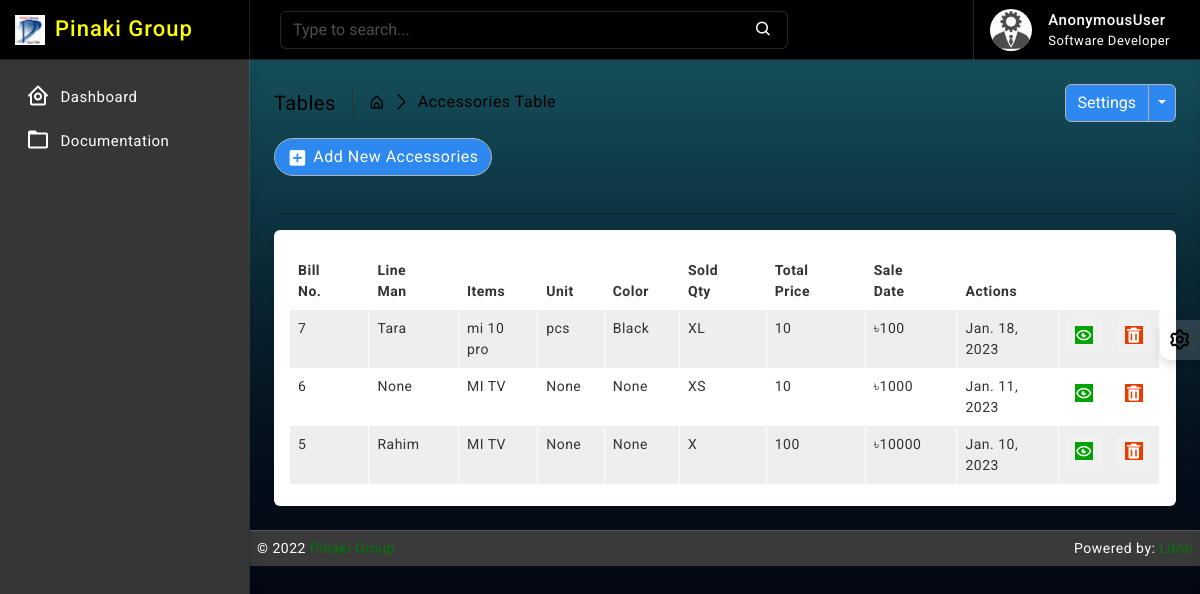
Before: /acces_requisition/ with the older database file.
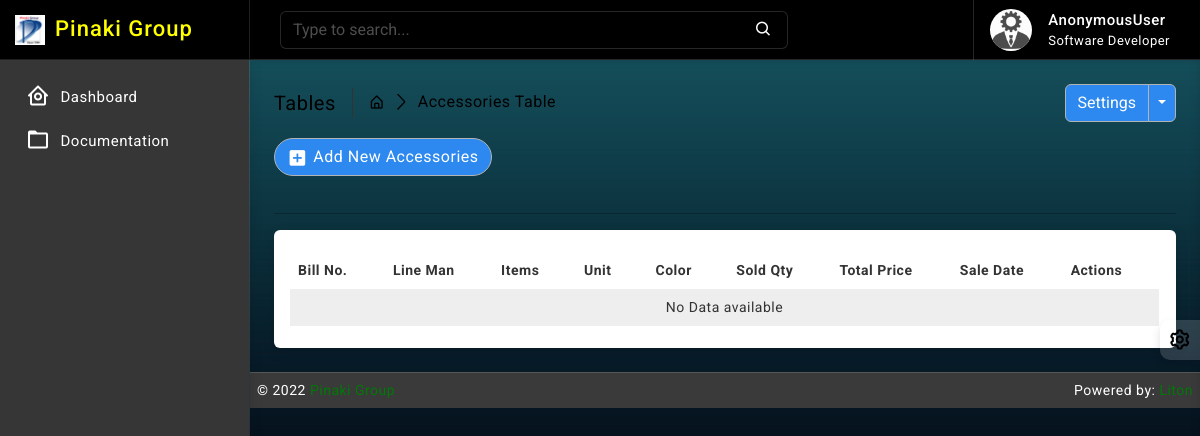
After: the same page with the newer database file.
### acces_requisition/models.py (models this page shows, shortened)
class AccesRequisitionBill(models.Model):
    billno = models.AutoField(primary_key=True)
    time = models.DateTimeField(auto_now=True)
    name = models.CharField(max_length=64, null=True, unique=True, blank=True)
    sr_designation = models.ForeignKey(StoreReceiver, on_delete=models.CASCADE, blank=False)
    order_no = models.CharField(max_length=32, null=True, blank=True)
    style_no = models.CharField(max_length=32, null=True, blank=True)
    line_no = models.CharField(max_length=32, null=True, blank=True)
    card_no = models.CharField(max_length=32, null=True, blank=True)
    date = models.DateField(default= now)
    supply_qty = models.PositiveIntegerField(default=1)
    remarks = models.TextField()
    def get_items_list(self):
        return AccesRequisitionItem.objects.filter(billno=self)
    def get_total_price(self):
        ar_items = AccesRequisitionItem.objects.filter(billno=self)
        total = 0
        for item in ar_items:
            total += item.totalprice
        return total

class AccesRequisitionItem(models.Model):
    billno = models.ForeignKey(AccesRequisitionBill, on_delete = models.CASCADE, related_name='ar_billno')
    stock = models.ForeignKey(Stock, on_delete = models.CASCADE, related_name='ar_item')
    quantity = models.IntegerField(default=1)
    unit_price = models.IntegerField(default=1)
    totalprice = models.IntegerField(default=1)
    UOM = (
        ('', 'Select'),
        ('kg', 'kg'),
        ('miter', 'miter'),
        ('yard', 'yard'),
        ('pcs', 'pcs'),
        ('pound', 'pound'),
        ('g', 'g'),
        ('gg', 'gg'),
        ('litre', 'litre'),
        ('dg', 'dg'),
        ('1000 pcs', '1000 pcs'),
    )
    uom = models.CharField(max_length=64, null=True, blank=False, choices=UOM)
    acces_color = models.CharField(max_length=64, blank=True, null=True)
    size = models.CharField(max_length=64, null=True, unique=True, blank=True)

### stock/models.py (models this page shows, shortened)
class Stock(models.Model):
    id = models.AutoField(primary_key=True)
    category = models.ForeignKey(Category, on_delete=models.CASCADE, blank=False)
    name = models.CharField(max_length=30, unique=True)
    quantity = models.IntegerField(default=1)
    is_deleted = models.BooleanField(default=False)

### acces_requisition/views.py (the view)
# urls.py: path('', views.AccesRView.as_view(), name='ar_read'),
class AccesRView(ListView):
    model = AccesRequisitionBill
    template_name = 'acces_requisition/read.html'
    context_object_name = 'bills'
    ordering = ['-time']

### templates/acces_requisition/read.html (shortened to what the changed rows need)
{% extends 'base/base.html' %}
{% block body %}
{% load static %}
		<div class="page-wrapper">
			<div class="page-content">
                <div class="ms-auto"><a href="/acces_requisition/create/" class="btn btn-light radius-30 mt-2 mt-lg-0"><i class="bx bxs-plus-square"></i>Add New Accessories</a></div><br>
				<div class="card">
					<div class="card-body">
						<div class="table-responsive">
							<table id="example2" class="table table-striped table-bordered">
								<thead>
									<tr>
										<th>Bill No.</th>
										<th>Line Man</th>
                                        <th>Items</th>
										<th>Unit</th>
										<th>Color</th>
                                        <th>Sold Qty</th>
                                        <th>Total Price</th>
                                        <th>Sale Date</th>
										<th>Actions</th>
									</tr>
								</thead>
								<tbody>
									{% for data in bills %}
									<tr>
                                        <td> <p>{{ data.billno }}</p> </td>
                                        <td class=""> {{ data.name }} <br>
                                        </td>
                                        <td>
                                            {% for item in data.get_items_list %}
                                                {{ item.stock.name }} <br>
                                            {% endfor %}
                                        </td>
										<td>
                                            {% for item in data.get_items_list %}
                                                {{ item.uom }} <br>
                                            {% endfor %}
                                        </td>
										<td>
                                            {% for item in data.get_items_list %}
                                                {{ item.acces_color }} <br>
                                            {% endfor %}
                                        </td>
										<td>
                                            {% for item in data.get_items_list %}
                                                {{ item.size }} <br>
                                            {% endfor %}
                                        </td>
                                        <td>
                                            {% for item in data.get_items_list %}
                                                {{ item.quantity }} <br>
                                            {% endfor %}
                                        </td>
                                        <td>৳{{ data.get_total_price }}</td>
                                        <td>{{ data.time.date }}</td>
									   <td class="center">
										<div class="d-flex order-actions">
											<a class="" href="{% url 'ar_bill' data.billno %}">
												<i class="fadeIn animated bx bx-show-alt"></i>
											</a>
											<a class="ms-3" href="{% url 'ar_delete' data.billno %}">
												<i class='bx bxs-trash'></i>
											</a>
										</div>
									   </td>
									</tr>
								 {% endfor %}
								 {% if not bills %}
								 <tr>
									 <td colspan="10" class="text-center">No Data available</td>
								 </tr>
								 {% endif %}
								</tbody>
							</table>
						</div>
					</div>
				</div>
			</div>
		</div>
{% endblock body %}

Changed rows visible on the page:
removed AccesRequisitionBill: billno "7", name "Tara", get_total_price "100", time "Jan. 18, 2023"
removed AccesRequisitionItem: stock.name "mi 10 pro", uom "pcs", acces_color "Black", size "XL", quantity "10"
removed AccesRequisitionBill: billno "6", name "None", get_total_price "1000", time "Jan. 11, 2023"
removed AccesRequisitionItem: stock.name "MI TV", uom "None", acces_color "None", size "XS", quantity "10"
removed AccesRequisitionBill: billno "5", name "Rahim", get_total_price "10000", time "Jan. 10, 2023"
removed AccesRequisitionItem: stock.name "MI TV", uom "None", acces_color "None", size "X", quantity "100"
Other visible differences:
text now shown: "No Data available"
